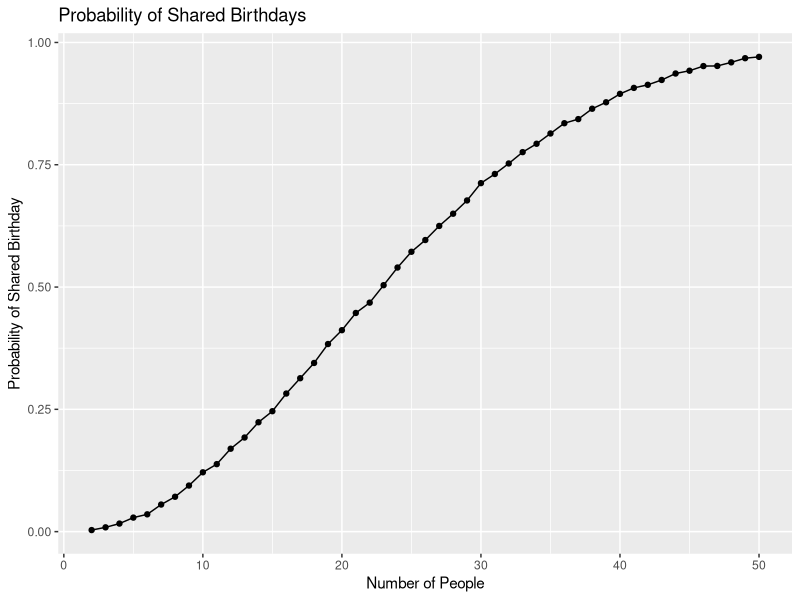

R code for this plot: (Note: this script raises an error after producing the figure.)
## ---- chunk 1
library(tidyverse)
library(broom)
## ---- chunk 2
birthday_repeated = function(n_people) {
  birthdays = sample(1:365, size = n_people, replace = TRUE)
  repeated_birthday = length(unique(birthdays)) < n_people
  return(repeated_birthday)
}

birthday_results =
  expand_grid(
    n_people = 2:50,
    iter = 1:10000
  ) |>
  mutate(
    repeated = map_lgl(n_people, birthday_repeated)
  )

birthday_summary =
  birthday_results |>
  group_by(n_people) |>
  summarize(
    prob_repeat = mean(repeated)
  )

birthday_repeated(5)
birthday_repeated(23)
birthday_repeated(50)

head(birthday_results, 10)
birthday_summary
## ---- chunk 3
birthday_summary |>
  ggplot(aes(x = n_people, y = prob_repeat)) +
  geom_point() +
  geom_line() +
  labs(
    title = "Probability of Shared Birthdays",
    x = "Number of People",
    y = "Probability of Shared Birthday"
  )
## ---- chunk 4
full_df =
  tibble(
    files = list.files("data/", pattern = "\\.csv$"),
    path = str_c("data/", files)
  ) |>
  mutate(
    data = map(path, read_csv)
  ) |>
  unnest(data)

tidy_df =
  full_df |>
  mutate(
    files = str_replace(files, "\\.csv$", ""),
    group = str_sub(files, 1, 3)
  ) |>
  pivot_longer(
    week_1:week_8,
    names_to = "week",
    values_to = "outcome",
    names_prefix = "week_"
  ) |>
  mutate(
    week = as.numeric(week)
  ) |>
  select(
    group,
    subj = files,
    week,
    outcome
  )

head(tidy_df, 10)
## ---- chunk 5
tidy_df |>
  ggplot(
    aes(
      x = week,
      y = outcome,
      group = subj,
      color = group
    )
  ) +
  geom_point() +
  geom_path() +
  facet_grid(
    ~group,
    labeller = as_labeller(
      c(con = "Control", exp = "Experimental")
    )
  ) +
  labs(
    title = "Longitudinal Observations by Study Group",
    x = "Week",
    y = "Outcome",
    color = "Study Group"
  )
